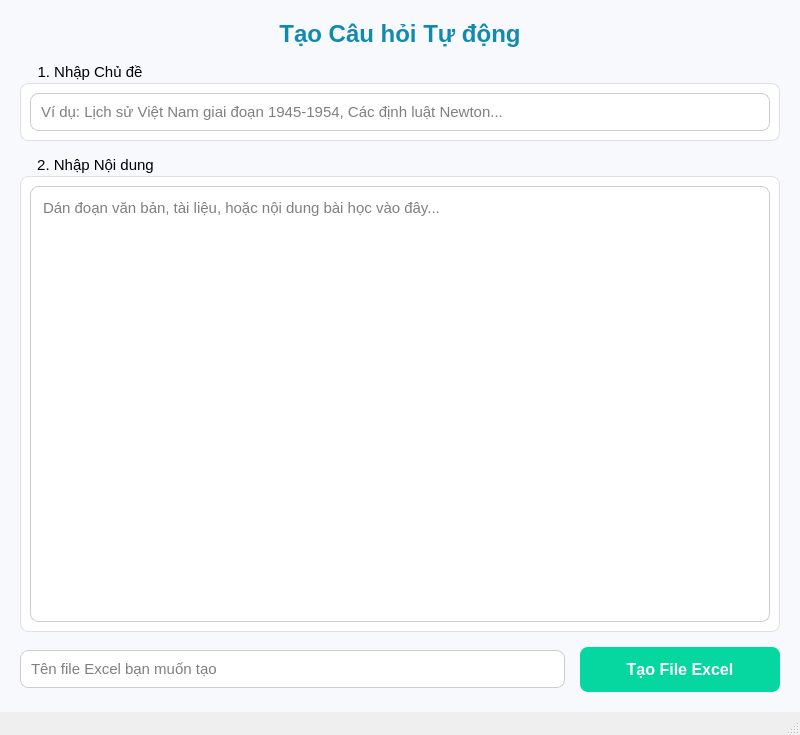
<?xml version="1.0" encoding="UTF-8"?>
<ui version="4.0">
 <class>MainWindow</class>
 <widget class="QMainWindow" name="MainWindow">
  <property name="geometry">
   <rect>
    <x>0</x>
    <y>0</y>
    <width>800</width>
    <height>735</height>
   </rect>
  </property>
  <property name="windowTitle">
   <string>Question Generator</string>
  </property>
  <property name="styleSheet">
   <string notr="true">/* Global Styles */
QWidget#centralwidget {
	background-color: #f7f9fc;
}

QWidget {
	font-family: Segoe UI;
	font-size: 15px;
}

QGroupBox {
    border: 1px solid #e0e0e0;
    border-radius: 8px;
    margin-top: 20px;
	background-color: white;
}

QGroupBox::title {
    subcontrol-origin: margin;
    subcontrol-position: top left;
    left: 10px;
    padding: 0 5px 0 5px;
    background-color: #f7f9fc;
	font-weight: bold;
}

QLineEdit, QTextEdit {
	border: 1px solid #ccc;
	border-radius: 8px;
	padding: 8px;
	background-color: #ffffff;
	font-weight: normal;
}

QLineEdit:focus, QTextEdit:focus {
	border: 1px solid #06d6a0;
}
</string>
  </property>
  <widget class="QWidget" name="centralwidget">
   <layout class="QVBoxLayout" name="verticalLayout_3">
    <property name="spacing">
     <number>15</number>
    </property>
    <property name="leftMargin">
     <number>20</number>
    </property>
    <property name="topMargin">
     <number>20</number>
    </property>
    <property name="rightMargin">
     <number>20</number>
    </property>
    <property name="bottomMargin">
     <number>20</number>
    </property>
    <item>
     <widget class="QLabel" name="titleLabel">
      <property name="styleSheet">
       <string notr="true">font-size: 24px; font-weight: bold; color: #118ab2;</string>
      </property>
      <property name="text">
       <string>Tạo Câu hỏi Tự động</string>
      </property>
      <property name="alignment">
       <set>Qt::AlignCenter</set>
      </property>
     </widget>
    </item>
    <item>
     <widget class="QGroupBox" name="topicGroupBox">
      <property name="title">
       <string>1. Nhập Chủ đề</string>
      </property>
      <layout class="QVBoxLayout" name="verticalLayout">
       <item>
        <widget class="QLineEdit" name="topicLineEdit">
         <property name="placeholderText">
          <string>Ví dụ: Lịch sử Việt Nam giai đoạn 1945-1954, Các định luật Newton...</string>
         </property>
        </widget>
       </item>
      </layout>
     </widget>
    </item>
    <item>
     <widget class="QGroupBox" name="contentGroupBox">
      <property name="title">
       <string>2. Nhập Nội dung</string>
      </property>
      <layout class="QVBoxLayout" name="verticalLayout_2">
       <item>
        <widget class="QTextEdit" name="contentTextEdit">
         <property name="placeholderText">
          <string>Dán đoạn văn bản, tài liệu, hoặc nội dung bài học vào đây...</string>
         </property>
        </widget>
       </item>
      </layout>
     </widget>
    </item>
    <item>
     <layout class="QHBoxLayout" name="horizontalLayout_3">
      <item>
       <widget class="QLineEdit" name="outputFileNameLineEdit">
        <property name="placeholderText">
         <string>Tên file Excel bạn muốn tạo</string>
        </property>
       </widget>
      </item>
      <item>
       <widget class="QPushButton" name="generateButton">
        <property name="minimumSize">
         <size>
          <width>200</width>
          <height>45</height>
         </size>
        </property>
        <property name="styleSheet">
         <string notr="true">QPushButton {
	background-color: #06d6a0;
	color: white;
	border-radius: 8px;
	font-weight: bold;
	font-size: 16px;
	padding: 10px 20px;
}

QPushButton:hover {
	background-color: #05bA88;
}

QPushButton:pressed {
	background-color: #049a73;
}</string>
        </property>
        <property name="text">
         <string>Tạo File Excel</string>
        </property>
       </widget>
      </item>
     </layout>
    </item>
   </layout>
  </widget>
  <widget class="QStatusBar" name="statusbar"/>
 </widget>
 <resources/>
 <connections/>
</ui>
